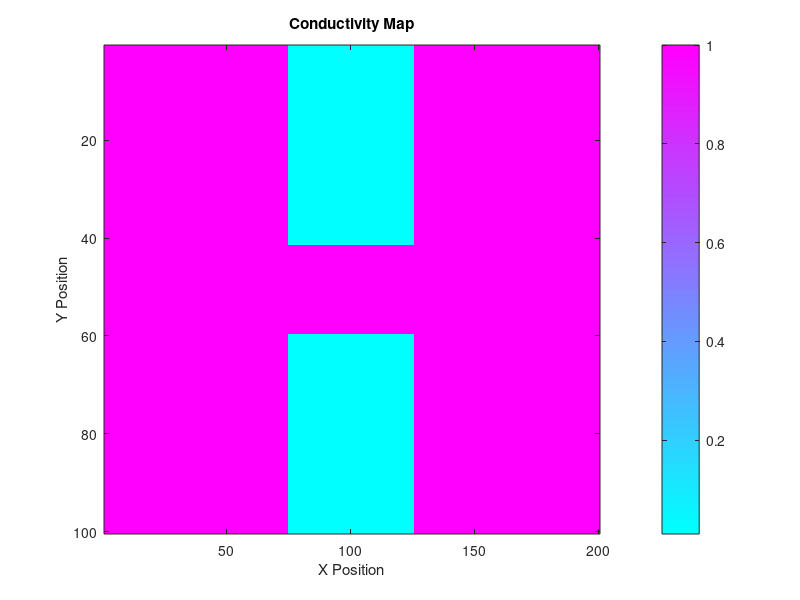

Here is the MATLAB script that generated this plot: (Note: this script raises an error after producing the figure.)
%{
ELEC 4700: Assignment 2
William Fraser
101001393
%}

%{
        L - (i) 
     W   ___________________________
     |  |1 8                        |
    (j) |2 ?                        |
        |3                          |
        |4                          |
        |5                          | 
        |6                          | 
        |7__________________________|
%}

W = 100;
L = 200;

cmap = ones(W,L);
contactsCond = 10^(-2);
cmap(1:41,75:125) = contactsCond;
cmap(60:100,75:125) = contactsCond;
figure(1)
imagesc(cmap)
xlabel('X Position')
ylabel('Y Position')
title('Conductivity Map')
colorbar
colormap cool

G = zeros(W*L);
B = zeros(1,W*L);

for i = 1:L
    for j = 1:W
        n = j + (i-1)*W;
        if(i==1)
            G(n,:) = 0;
            G(n,n) = 1;
            B(n) = 0.01;
        elseif(i==L)
            G(n,:) = 0;
            G(n,n) = 1;
        elseif(j==1)
            nxm = j + (i-2)*W;
            nxp = j + i*W;
            nyp = j + 1 + (i-1)*W;
            
            resXM = (cmap(j,i)+cmap(j,i-1))/2;
            resXP = (cmap(j,i)+cmap(j,i+1))/2;
            resYP = (cmap(j,i)+cmap(j+1,i))/2;
            
            G(n,n) = -(resXM+resXP+resYP);
            G(n,nxm) = resXM;
            G(n,nxp) = resXP;
            G(n,nyp) = resYP;
        elseif(j==W)
            nxm = j + (i-2)*W;
            nxp = j + i*W;
            nym = j-1 + (i-1)*W;
            
            resXM = (cmap(j,i)+cmap(j,i-1))/2;
            resXP = (cmap(j,i)+cmap(j,i+1))/2;
            resYM = (cmap(j,i)+cmap(j-1,i))/2;
            
            G(n,n) = -(resXM+resXP+resYM);
            G(n,nxm) = resXM;
            G(n,nxp) = resXP;
            G(n,nym) = resYM; 
        else
            nxm = j + (i-2)*W;
            nxp = j + i*W;
            nym = j-1 + (i-1)*W;
            nyp = j + 1 + (i-1)*W;
            
            resXM = (cmap(j,i)+cmap(j,i-1))/2;
            resXP = (cmap(j,i)+cmap(j,i+1))/2;
            resYM = (cmap(j,i)+cmap(j-1,i))/2;
            resYP = (cmap(j,i)+cmap(j+1,i))/2;
            
            G(n,n) = -(resXM+resXP+resYM+resYP);
            G(n,nxm) = resXM;
            G(n,nxp) = resXP;
            G(n,nyp) = resYM;
            G(n,nym) = resYP; 
        end
    end
end

T = G\B';

voltage = zeros(W,L);
row = 1;
column = 1;

for loop = 1:length(T)
    voltage(row,column) = T(loop);
    if(row == W)
        row = 1;
        column = column + 1;
    else
        row = row + 1;
    end
end

figure(2)
surf(voltage)
colormap cool
colorbar
%shading interp
title('Map of Voltage V(x,y) in the Region')
ylabel('Y Position')
xlabel('X Position')
zlabel('Voltage (Units of V0)')

for j = 1:L
    for i = 1:W
        if i == 1
            dropY(i, j) = (voltage(i + 1, j) - voltage(i, j));
        elseif i == W
            dropY(i, j) = (voltage(i, j) - voltage(i - 1, j));
        else
            dropY(i, j) = (voltage(i + 1, j) - voltage(i - 1, j)) * 0.5;
        end
        if j == 1
            dropX(i, j) = (voltage(i, j + 1) - voltage(i, j));
        elseif j == L
            dropX(i, j) = (voltage(i, j) - voltage(i, j - 1));
        else
            dropX(i, j) = (voltage(i, j + 1) - voltage(i, j - 1)) * 0.5;
        end
    end
end

dropX = -dropX;
dropY = -dropY;

x = zeros(L*W,1);
y = zeros(L*W,1);
index = 1;

for i = 1:W
    for j = 1:L
        x(index) = j;
        y(index) = i;
        Evector(index,1) = dropX(i,j);
        Evector(index,2) = dropY(i,j);
        Cvector(index,1) = cmap(i,j);
        index = index + 1;
    end
end

figure(3)
quiver(x,y,Evector(:,1),Evector(:,2));
xlim([0 200])
ylim([0 100])
xlabel('X Position')
ylabel('Y Position')
title('Map of Electric Field E(x,y) in the Region')

Xcurrent = Cvector.*Evector(:,1);
Ycurrent = Cvector.*Evector(:,2);

figure(4)
quiver(x,y,Xcurrent,Ycurrent)
xlim([0 200])
ylim([0 100])
xlabel('X Position')
ylabel('Y Position')
title('Map of Current Density J(x,y) in the Region')